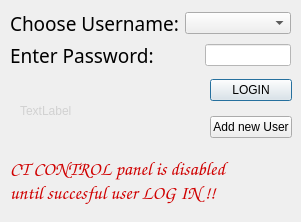
<?xml version="1.0" encoding="UTF-8"?>
<ui version="4.0">
 <class>login</class>
 <widget class="QDialog" name="login">
  <property name="geometry">
   <rect>
    <x>0</x>
    <y>0</y>
    <width>301</width>
    <height>222</height>
   </rect>
  </property>
  <property name="windowTitle">
   <string>Dialog</string>
  </property>
  <property name="autoFillBackground">
   <bool>true</bool>
  </property>
  <widget class="QLabel" name="logolabel">
   <property name="geometry">
    <rect>
     <x>20</x>
     <y>70</y>
     <width>191</width>
     <height>81</height>
    </rect>
   </property>
   <property name="palette">
    <palette>
     <active>
      <colorrole role="WindowText">
       <brush brushstyle="SolidPattern">
        <color alpha="255">
         <red>209</red>
         <green>209</green>
         <blue>209</blue>
        </color>
       </brush>
      </colorrole>
      <colorrole role="Light">
       <brush brushstyle="SolidPattern">
        <color alpha="255">
         <red>102</red>
         <green>102</green>
         <blue>102</blue>
        </color>
       </brush>
      </colorrole>
     </active>
     <inactive>
      <colorrole role="WindowText">
       <brush brushstyle="SolidPattern">
        <color alpha="255">
         <red>209</red>
         <green>209</green>
         <blue>209</blue>
        </color>
       </brush>
      </colorrole>
      <colorrole role="Light">
       <brush brushstyle="SolidPattern">
        <color alpha="255">
         <red>102</red>
         <green>102</green>
         <blue>102</blue>
        </color>
       </brush>
      </colorrole>
     </inactive>
     <disabled>
      <colorrole role="WindowText">
       <brush brushstyle="SolidPattern">
        <color alpha="96">
         <red>164</red>
         <green>166</green>
         <blue>168</blue>
        </color>
       </brush>
      </colorrole>
      <colorrole role="Light">
       <brush brushstyle="SolidPattern">
        <color alpha="255">
         <red>102</red>
         <green>102</green>
         <blue>102</blue>
        </color>
       </brush>
      </colorrole>
     </disabled>
    </palette>
   </property>
   <property name="text">
    <string>TextLabel</string>
   </property>
  </widget>
  <widget class="QWidget" name="layoutWidget">
   <property name="geometry">
    <rect>
     <x>10</x>
     <y>10</y>
     <width>281</width>
     <height>58</height>
    </rect>
   </property>
   <layout class="QVBoxLayout" name="verticalLayout">
    <item>
     <layout class="QHBoxLayout" name="horizontalLayout">
      <item>
       <widget class="QLabel" name="label">
        <property name="font">
         <font>
          <family>Bahnschrift SemiBold Condensed</family>
          <pointsize>14</pointsize>
          <weight>50</weight>
          <bold>false</bold>
          <underline>false</underline>
         </font>
        </property>
        <property name="text">
         <string>Choose Username:</string>
        </property>
       </widget>
      </item>
      <item>
       <widget class="QComboBox" name="usrcomboBox"/>
      </item>
     </layout>
    </item>
    <item>
     <layout class="QHBoxLayout" name="horizontalLayout_2">
      <item>
       <widget class="QLabel" name="label_2">
        <property name="font">
         <font>
          <family>Bahnschrift SemiBold Condensed</family>
          <pointsize>14</pointsize>
          <weight>50</weight>
          <bold>false</bold>
          <underline>false</underline>
         </font>
        </property>
        <property name="text">
         <string>Enter Password:         </string>
        </property>
       </widget>
      </item>
      <item>
       <widget class="QLineEdit" name="pwEdit">
        <property name="palette">
         <palette>
          <active>
           <colorrole role="WindowText">
            <brush brushstyle="SolidPattern">
             <color alpha="255">
              <red>0</red>
              <green>0</green>
              <blue>0</blue>
             </color>
            </brush>
           </colorrole>
           <colorrole role="Button">
            <brush brushstyle="SolidPattern">
             <color alpha="255">
              <red>255</red>
              <green>255</green>
              <blue>255</blue>
             </color>
            </brush>
           </colorrole>
           <colorrole role="Light">
            <brush brushstyle="SolidPattern">
             <color alpha="255">
              <red>255</red>
              <green>255</green>
              <blue>255</blue>
             </color>
            </brush>
           </colorrole>
           <colorrole role="Midlight">
            <brush brushstyle="SolidPattern">
             <color alpha="255">
              <red>255</red>
              <green>255</green>
              <blue>255</blue>
             </color>
            </brush>
           </colorrole>
           <colorrole role="Dark">
            <brush brushstyle="SolidPattern">
             <color alpha="255">
              <red>127</red>
              <green>127</green>
              <blue>127</blue>
             </color>
            </brush>
           </colorrole>
           <colorrole role="Mid">
            <brush brushstyle="SolidPattern">
             <color alpha="255">
              <red>170</red>
              <green>170</green>
              <blue>170</blue>
             </color>
            </brush>
           </colorrole>
           <colorrole role="Text">
            <brush brushstyle="SolidPattern">
             <color alpha="255">
              <red>0</red>
              <green>0</green>
              <blue>0</blue>
             </color>
            </brush>
           </colorrole>
           <colorrole role="BrightText">
            <brush brushstyle="SolidPattern">
             <color alpha="255">
              <red>255</red>
              <green>255</green>
              <blue>255</blue>
             </color>
            </brush>
           </colorrole>
           <colorrole role="ButtonText">
            <brush brushstyle="SolidPattern">
             <color alpha="255">
              <red>0</red>
              <green>0</green>
              <blue>0</blue>
             </color>
            </brush>
           </colorrole>
           <colorrole role="Base">
            <brush brushstyle="SolidPattern">
             <color alpha="255">
              <red>255</red>
              <green>255</green>
              <blue>255</blue>
             </color>
            </brush>
           </colorrole>
           <colorrole role="Window">
            <brush brushstyle="SolidPattern">
             <color alpha="255">
              <red>255</red>
              <green>255</green>
              <blue>255</blue>
             </color>
            </brush>
           </colorrole>
           <colorrole role="Shadow">
            <brush brushstyle="SolidPattern">
             <color alpha="255">
              <red>0</red>
              <green>0</green>
              <blue>0</blue>
             </color>
            </brush>
           </colorrole>
           <colorrole role="AlternateBase">
            <brush brushstyle="SolidPattern">
             <color alpha="255">
              <red>255</red>
              <green>255</green>
              <blue>255</blue>
             </color>
            </brush>
           </colorrole>
           <colorrole role="ToolTipBase">
            <brush brushstyle="SolidPattern">
             <color alpha="255">
              <red>255</red>
              <green>255</green>
              <blue>220</blue>
             </color>
            </brush>
           </colorrole>
           <colorrole role="ToolTipText">
            <brush brushstyle="SolidPattern">
             <color alpha="255">
              <red>0</red>
              <green>0</green>
              <blue>0</blue>
             </color>
            </brush>
           </colorrole>
           <colorrole role="PlaceholderText">
            <brush brushstyle="SolidPattern">
             <color alpha="128">
              <red>0</red>
              <green>0</green>
              <blue>0</blue>
             </color>
            </brush>
           </colorrole>
          </active>
          <inactive>
           <colorrole role="WindowText">
            <brush brushstyle="SolidPattern">
             <color alpha="255">
              <red>0</red>
              <green>0</green>
              <blue>0</blue>
             </color>
            </brush>
           </colorrole>
           <colorrole role="Button">
            <brush brushstyle="SolidPattern">
             <color alpha="255">
              <red>255</red>
              <green>255</green>
              <blue>255</blue>
             </color>
            </brush>
           </colorrole>
           <colorrole role="Light">
            <brush brushstyle="SolidPattern">
             <color alpha="255">
              <red>255</red>
              <green>255</green>
              <blue>255</blue>
             </color>
            </brush>
           </colorrole>
           <colorrole role="Midlight">
            <brush brushstyle="SolidPattern">
             <color alpha="255">
              <red>255</red>
              <green>255</green>
              <blue>255</blue>
             </color>
            </brush>
           </colorrole>
           <colorrole role="Dark">
            <brush brushstyle="SolidPattern">
             <color alpha="255">
              <red>127</red>
              <green>127</green>
              <blue>127</blue>
             </color>
            </brush>
           </colorrole>
           <colorrole role="Mid">
            <brush brushstyle="SolidPattern">
             <color alpha="255">
              <red>170</red>
              <green>170</green>
              <blue>170</blue>
             </color>
            </brush>
           </colorrole>
           <colorrole role="Text">
            <brush brushstyle="SolidPattern">
             <color alpha="255">
              <red>0</red>
              <green>0</green>
              <blue>0</blue>
             </color>
            </brush>
           </colorrole>
           <colorrole role="BrightText">
            <brush brushstyle="SolidPattern">
             <color alpha="255">
              <red>255</red>
              <green>255</green>
              <blue>255</blue>
             </color>
            </brush>
           </colorrole>
           <colorrole role="ButtonText">
            <brush brushstyle="SolidPattern">
             <color alpha="255">
              <red>0</red>
              <green>0</green>
              <blue>0</blue>
             </color>
            </brush>
           </colorrole>
           <colorrole role="Base">
            <brush brushstyle="SolidPattern">
             <color alpha="255">
              <red>255</red>
              <green>255</green>
              <blue>255</blue>
             </color>
            </brush>
           </colorrole>
           <colorrole role="Window">
            <brush brushstyle="SolidPattern">
             <color alpha="255">
              <red>255</red>
              <green>255</green>
              <blue>255</blue>
             </color>
            </brush>
           </colorrole>
           <colorrole role="Shadow">
            <brush brushstyle="SolidPattern">
             <color alpha="255">
              <red>0</red>
              <green>0</green>
              <blue>0</blue>
             </color>
            </brush>
           </colorrole>
           <colorrole role="AlternateBase">
            <brush brushstyle="SolidPattern">
             <color alpha="255">
              <red>255</red>
              <green>255</green>
              <blue>255</blue>
             </color>
            </brush>
           </colorrole>
           <colorrole role="ToolTipBase">
            <brush brushstyle="SolidPattern">
             <color alpha="255">
              <red>255</red>
              <green>255</green>
              <blue>220</blue>
             </color>
            </brush>
           </colorrole>
           <colorrole role="ToolTipText">
            <brush brushstyle="SolidPattern">
             <color alpha="255">
              <red>0</red>
              <green>0</green>
              <blue>0</blue>
             </color>
            </brush>
           </colorrole>
           <colorrole role="PlaceholderText">
            <brush brushstyle="SolidPattern">
             <color alpha="128">
              <red>0</red>
              <green>0</green>
              <blue>0</blue>
             </color>
            </brush>
           </colorrole>
          </inactive>
          <disabled>
           <colorrole role="WindowText">
            <brush brushstyle="SolidPattern">
             <color alpha="255">
              <red>127</red>
              <green>127</green>
              <blue>127</blue>
             </color>
            </brush>
           </colorrole>
           <colorrole role="Button">
            <brush brushstyle="SolidPattern">
             <color alpha="255">
              <red>255</red>
              <green>255</green>
              <blue>255</blue>
             </color>
            </brush>
           </colorrole>
           <colorrole role="Light">
            <brush brushstyle="SolidPattern">
             <color alpha="255">
              <red>255</red>
              <green>255</green>
              <blue>255</blue>
             </color>
            </brush>
           </colorrole>
           <colorrole role="Midlight">
            <brush brushstyle="SolidPattern">
             <color alpha="255">
              <red>255</red>
              <green>255</green>
              <blue>255</blue>
             </color>
            </brush>
           </colorrole>
           <colorrole role="Dark">
            <brush brushstyle="SolidPattern">
             <color alpha="255">
              <red>127</red>
              <green>127</green>
              <blue>127</blue>
             </color>
            </brush>
           </colorrole>
           <colorrole role="Mid">
            <brush brushstyle="SolidPattern">
             <color alpha="255">
              <red>170</red>
              <green>170</green>
              <blue>170</blue>
             </color>
            </brush>
           </colorrole>
           <colorrole role="Text">
            <brush brushstyle="SolidPattern">
             <color alpha="255">
              <red>127</red>
              <green>127</green>
              <blue>127</blue>
             </color>
            </brush>
           </colorrole>
           <colorrole role="BrightText">
            <brush brushstyle="SolidPattern">
             <color alpha="255">
              <red>255</red>
              <green>255</green>
              <blue>255</blue>
             </color>
            </brush>
           </colorrole>
           <colorrole role="ButtonText">
            <brush brushstyle="SolidPattern">
             <color alpha="255">
              <red>127</red>
              <green>127</green>
              <blue>127</blue>
             </color>
            </brush>
           </colorrole>
           <colorrole role="Base">
            <brush brushstyle="SolidPattern">
             <color alpha="255">
              <red>255</red>
              <green>255</green>
              <blue>255</blue>
             </color>
            </brush>
           </colorrole>
           <colorrole role="Window">
            <brush brushstyle="SolidPattern">
             <color alpha="255">
              <red>255</red>
              <green>255</green>
              <blue>255</blue>
             </color>
            </brush>
           </colorrole>
           <colorrole role="Shadow">
            <brush brushstyle="SolidPattern">
             <color alpha="255">
              <red>0</red>
              <green>0</green>
              <blue>0</blue>
             </color>
            </brush>
           </colorrole>
           <colorrole role="AlternateBase">
            <brush brushstyle="SolidPattern">
             <color alpha="255">
              <red>255</red>
              <green>255</green>
              <blue>255</blue>
             </color>
            </brush>
           </colorrole>
           <colorrole role="ToolTipBase">
            <brush brushstyle="SolidPattern">
             <color alpha="255">
              <red>255</red>
              <green>255</green>
              <blue>220</blue>
             </color>
            </brush>
           </colorrole>
           <colorrole role="ToolTipText">
            <brush brushstyle="SolidPattern">
             <color alpha="255">
              <red>0</red>
              <green>0</green>
              <blue>0</blue>
             </color>
            </brush>
           </colorrole>
           <colorrole role="PlaceholderText">
            <brush brushstyle="SolidPattern">
             <color alpha="128">
              <red>0</red>
              <green>0</green>
              <blue>0</blue>
             </color>
            </brush>
           </colorrole>
          </disabled>
         </palette>
        </property>
        <property name="echoMode">
         <enum>QLineEdit::Password</enum>
        </property>
       </widget>
      </item>
     </layout>
    </item>
   </layout>
  </widget>
  <widget class="QWidget" name="layoutWidget">
   <property name="geometry">
    <rect>
     <x>210</x>
     <y>70</y>
     <width>82</width>
     <height>77</height>
    </rect>
   </property>
   <layout class="QVBoxLayout" name="verticalLayout_2">
    <item>
     <widget class="QPushButton" name="loginButton">
      <property name="text">
       <string>LOGIN</string>
      </property>
     </widget>
    </item>
    <item>
     <widget class="QPushButton" name="addusrButton">
      <property name="text">
       <string>Add new User</string>
      </property>
     </widget>
    </item>
   </layout>
  </widget>
  <widget class="QLabel" name="label_3">
   <property name="geometry">
    <rect>
     <x>10</x>
     <y>150</y>
     <width>291</width>
     <height>61</height>
    </rect>
   </property>
   <property name="palette">
    <palette>
     <active>
      <colorrole role="WindowText">
       <brush brushstyle="SolidPattern">
        <color alpha="255">
         <red>208</red>
         <green>0</green>
         <blue>0</blue>
        </color>
       </brush>
      </colorrole>
      <colorrole role="Text">
       <brush brushstyle="SolidPattern">
        <color alpha="255">
         <red>170</red>
         <green>85</green>
         <blue>0</blue>
        </color>
       </brush>
      </colorrole>
      <colorrole role="ButtonText">
       <brush brushstyle="SolidPattern">
        <color alpha="255">
         <red>208</red>
         <green>0</green>
         <blue>0</blue>
        </color>
       </brush>
      </colorrole>
      <colorrole role="PlaceholderText">
       <brush brushstyle="SolidPattern">
        <color alpha="128">
         <red>170</red>
         <green>85</green>
         <blue>0</blue>
        </color>
       </brush>
      </colorrole>
     </active>
     <inactive>
      <colorrole role="WindowText">
       <brush brushstyle="SolidPattern">
        <color alpha="255">
         <red>208</red>
         <green>0</green>
         <blue>0</blue>
        </color>
       </brush>
      </colorrole>
      <colorrole role="Text">
       <brush brushstyle="SolidPattern">
        <color alpha="255">
         <red>170</red>
         <green>85</green>
         <blue>0</blue>
        </color>
       </brush>
      </colorrole>
      <colorrole role="ButtonText">
       <brush brushstyle="SolidPattern">
        <color alpha="255">
         <red>208</red>
         <green>0</green>
         <blue>0</blue>
        </color>
       </brush>
      </colorrole>
      <colorrole role="PlaceholderText">
       <brush brushstyle="SolidPattern">
        <color alpha="128">
         <red>170</red>
         <green>85</green>
         <blue>0</blue>
        </color>
       </brush>
      </colorrole>
     </inactive>
     <disabled>
      <colorrole role="WindowText">
       <brush brushstyle="SolidPattern">
        <color alpha="96">
         <red>164</red>
         <green>166</green>
         <blue>168</blue>
        </color>
       </brush>
      </colorrole>
      <colorrole role="Text">
       <brush brushstyle="SolidPattern">
        <color alpha="96">
         <red>164</red>
         <green>166</green>
         <blue>168</blue>
        </color>
       </brush>
      </colorrole>
      <colorrole role="ButtonText">
       <brush brushstyle="SolidPattern">
        <color alpha="96">
         <red>164</red>
         <green>166</green>
         <blue>168</blue>
        </color>
       </brush>
      </colorrole>
      <colorrole role="PlaceholderText">
       <brush brushstyle="SolidPattern">
        <color alpha="128">
         <red>208</red>
         <green>208</green>
         <blue>208</blue>
        </color>
       </brush>
      </colorrole>
     </disabled>
    </palette>
   </property>
   <property name="font">
    <font>
     <family>Comic Sans MS</family>
     <pointsize>14</pointsize>
    </font>
   </property>
   <property name="text">
    <string>CT CONTROL panel is disabled 
until succesful user LOG IN !!</string>
   </property>
  </widget>
 </widget>
 <resources/>
 <connections/>
</ui>
